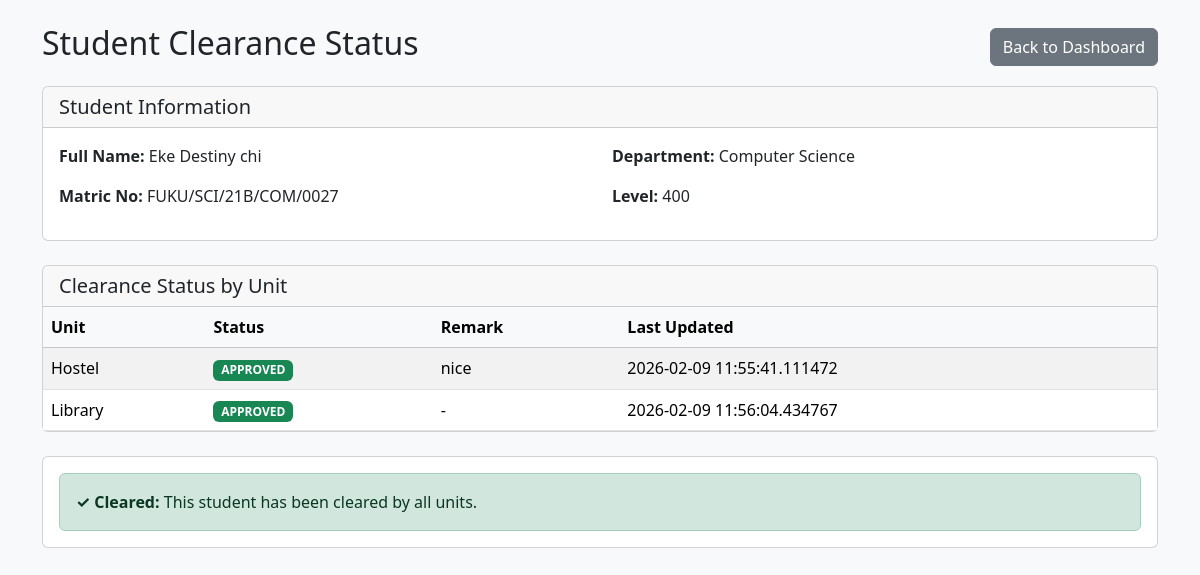
The app's page /admin/student-status/2 (signed in) with its own data.
### tables this page shows
CREATE TABLE students (
        id INTEGER PRIMARY KEY AUTOINCREMENT,
        user_id INTEGER,
        full_name TEXT,
        matric_no TEXT UNIQUE,
        department TEXT,
        level TEXT
    );

CREATE TABLE clearance_status (
        id INTEGER PRIMARY KEY AUTOINCREMENT,
        student_id INTEGER,
        unit_id INTEGER,
        status TEXT,
        remark TEXT,
        updated_at TEXT
    );

CREATE TABLE units (
        id INTEGER PRIMARY KEY AUTOINCREMENT,
        name TEXT UNIQUE
    );

### app.py (the view)
@app.route("/admin/student-status/<int:student_id>")
@login_required("admin")
def admin_view_student_status(student_id):
    conn = get_db()
    student = conn.execute(
        "SELECT * FROM students WHERE id = ?",
        (student_id,)
    ).fetchone()
    if not student:
        conn.close()
        return "Student not found", 404
    statuses = conn.execute("""
        SELECT units.id AS unit_id, units.name, clearance_status.status, clearance_status.remark, clearance_status.updated_at
        FROM clearance_status
        JOIN units ON clearance_status.unit_id = units.id
        WHERE clearance_status.student_id = ?
        ORDER BY units.name
    """, (student_id,)).fetchall()
    conn.close()
    student_dict = dict(student) if student else {}
    return render_template("admin/view_student_status.html", student=student_dict, statuses=statuses)

### app.py (called while the page is built)
def get_db():
    conn = sqlite3.connect(DB)
    conn.row_factory = sqlite3.Row
    return conn

def login_required(role):
    def wrapper(f):
        @wraps(f)
        def decorated(*args, **kwargs):
            if "role" not in session or session["role"] != role:
                return redirect("/")
            return f(*args, **kwargs)
        return decorated
    return wrapper

### templates/admin/view_student_status.html (shortened to what this page needs)
<!DOCTYPE html>
<html lang="en">
<head>
<link href="https://cdn.jsdelivr.net/npm/bootstrap@5.3.2/dist/css/bootstrap.min.css" rel="stylesheet">
</head>
<body class="bg-light">
<div class="container mt-4">
    <div class="d-flex justify-content-between align-items-center mb-3">
        <h2>Student Clearance Status</h2>
        <a href="{{ url_for('admin_dashboard') }}" class="btn btn-secondary">Back to Dashboard</a>
    </div>
    <div class="card mb-4">
        <div class="card-header">
            <h5 class="mb-0">Student Information</h5>
        </div>
        <div class="card-body">
            <div class="row">
                <div class="col-md-6">
                    <p><strong>Full Name:</strong> {{ student.full_name }}</p>
                    <p><strong>Matric No:</strong> {{ student.matric_no }}</p>
                </div>
                <div class="col-md-6">
                    <p><strong>Department:</strong> {{ student.department }}</p>
                    <p><strong>Level:</strong> {{ student.level }}</p>
                </div>
            </div>
        </div>
    </div>
    <div class="card">
        <div class="card-header">
            <h5 class="mb-0">Clearance Status by Unit</h5>
        </div>
        <div class="card-body p-0">
            <table class="table table-striped mb-0">
                <thead class="table-light">
                    <tr>
                        <th>Unit</th>
                        <th>Status</th>
                        <th>Remark</th>
                        <th>Last Updated</th>
                    </tr>
                </thead>
                <tbody>
                {% if statuses %}
                    {% for status in statuses %}
                    <tr>
                        <td>{{ status.name }}</td>
                        <td>
                            {% if status.status == 'approved' %}
                                <span class="badge bg-success">{{ status.status|upper }}</span>
                            {% elif status.status == 'rejected' %}
                                <span class="badge bg-danger">{{ status.status|upper }}</span>
                            {% else %}
                                <span class="badge bg-warning">{{ status.status|upper }}</span>
                            {% endif %}
                        </td>
                        <td>{{ status.remark or '-' }}</td>
                        <td>{{ status.updated_at or '-' }}</td>
                    </tr>
                    {% endfor %}
                {% else %}
                    <tr>
                        <td colspan="4" class="text-center text-muted">No clearance status records found</td>
                    </tr>
                {% endif %}
                </tbody>
            </table>
        </div>
    </div>
    {% if statuses %}
    <div class="card mt-4">
        <div class="card-body">
            {% set all_approved = statuses|selectattr('status', 'equalto', 'approved')|list|length == statuses|length %}
            {% if all_approved %}
                <div class="alert alert-success mb-0">
                    <strong>✓ Cleared:</strong> This student has been cleared by all units.
                </div>
            {% elif statuses|selectattr('status', 'equalto', 'rejected')|list|length > 0 %}
                <div class="alert alert-danger mb-0">
                    <strong>✗ Not Cleared:</strong> This student has been rejected by one or more units.
                </div>
            {% else %}
                <div class="alert alert-warning mb-0">
                    <strong>⏳ Pending:</strong> Some units are still reviewing this student's clearance.
                </div>
            {% endif %}
        </div>
    </div>
    {% endif %}
</div>
</body>
</html>

### records on screen
students: full_name "Eke Destiny chi", matric_no "FUKU/SCI/21B/COM/0027", department "Computer Science", level "400"
clearance_status: name "Hostel", status "APPROVED", remark "nice", updated_at "2026-02-09 11:55:41.111472"
clearance_status: name "Library", status "APPROVED", remark "-", updated_at "2026-02-09 11:56:04.434767"
